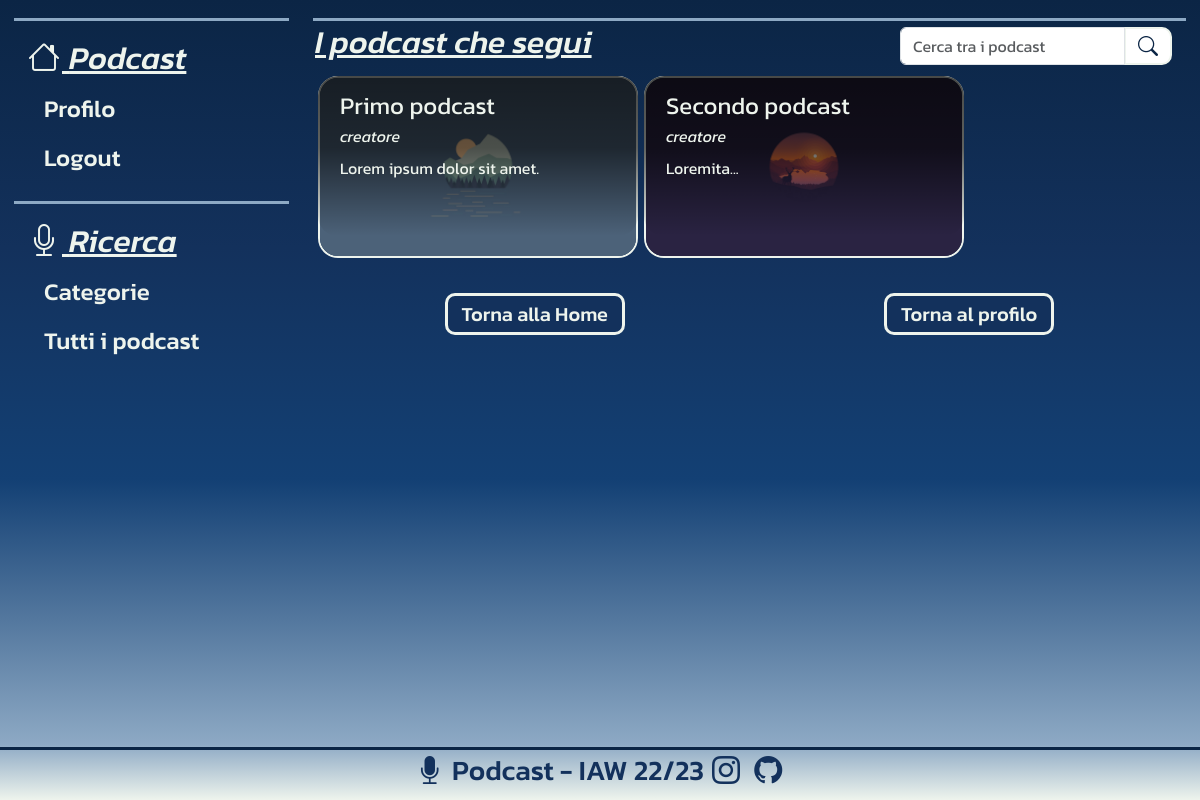
The app's page /profilo/seguiti (signed in) with its own data.
### tables this page shows
CREATE TABLE "seguiti" (
	"id_utente"	INTEGER NOT NULL,
	"id_podcast"	INTEGER NOT NULL,
	FOREIGN KEY("id_podcast") REFERENCES "podcast"("id_podcast") ON DELETE CASCADE,
	FOREIGN KEY("id_utente") REFERENCES "utenti"("id_utente") ON DELETE CASCADE,
	PRIMARY KEY("id_utente","id_podcast")
);

CREATE TABLE "podcast" (
	"id_podcast"	INTEGER NOT NULL,
	"titolo" TEXT NOT NULL,
	"id_utente" INTEGER NOT NULL,
	"descrizione" TEXT NOT NULL,
	"categoria" TEXT NOT NULL,
	"immagine" TEXT NOT NULL,
	"data_creazione" TEXT NOT NULL,
	FOREIGN KEY ("id_utente") REFERENCES "utenti"("id_utente") ON DELETE CASCADE,
	PRIMARY KEY ("id_podcast" AUTOINCREMENT)
);

CREATE TABLE "utenti" (
	"id_utente"	INTEGER,
	"username"	TEXT NOT NULL UNIQUE,
	"email"	TEXT NOT NULL UNIQUE,
	"password"	TEXT NOT NULL,
	"tipo_utente"	INTEGER NOT NULL,
	"immagine_profilo"	TEXT NOT NULL,
	PRIMARY KEY("id_utente" AUTOINCREMENT)
);

### app.py (the view)
@app.route('/profilo/seguiti')
@login_required
def seguiti():
    podcast_seguiti = dao.recupera_seguiti(current_user.get_id())
    return render_template('seguiti.html',
                        num_seguiti=len(podcast_seguiti),
                        podcast_seguiti=podcast_seguiti)

### app.py (called while the page is built)
@login_manager.user_loader
def user_load(id):
    utente_db = dao.recupera_utente_id(id)
    utente = User(id = utente_db['id_utente'],
                    username = utente_db['username'],
                    email = utente_db['email'],
                    password = utente_db['password'],
                    tipo_utente = utente_db['tipo_utente'],
                    immagine_profilo = utente_db['immagine_profilo'])
    return utente

### db_dao.py (called while the page is built)
def recupera_utente_id(id):
    connection = sqlite3.connect(db_path)
    connection.execute("PRAGMA foreign_keys = 1")
    connection.row_factory = sqlite3.Row
    cursor = connection.cursor()
    query = "SELECT * FROM utenti WHERE id_utente = ?"
    cursor.execute(query, (id,))
    utente = cursor.fetchone()
    cursor.close()
    connection.close()
    return utente

def recupera_seguiti(id_utente):
    connection = sqlite3.connect(db_path)
    connection.execute("PRAGMA foreign_keys = 1")
    connection.row_factory = sqlite3.Row
    cursor = connection.cursor()
    query = '''SELECT s.id_utente, u.username, s.id_podcast, p.titolo, p.descrizione, p.categoria, p.immagine, p.data_creazione
            FROM seguiti s, podcast p, utenti u
            WHERE s.id_utente = ? AND s.id_podcast = p.id_podcast AND u.id_utente = p.id_utente
            ORDER BY p.data_creazione DESC'''
    cursor.execute(query, (id_utente, ))
    podcast_seguiti = cursor.fetchall()
    cursor.close()
    connection.close()
    return podcast_seguiti

### user_model.py (called while the page is built)
    def get_id(self):
        return self.id

### templates/seguiti.html (shortened to what this page needs)
{% extends "base.html" %}
{% block css %}
<link rel="stylesheet" href="{{url_for('static', filename='_style-css/Privato/seguiti.css')}}">
{% endblock %}
{% block barra_laterale %}
<header id="navbar-laterale" class="navbar top-border">
    <div class="container-fluid d-flex flex-column align-items-start">
        <a class="clean-link p-0" href="{{ url_for('homepage') }}" title="Homepage">
            <h2 class="frase-titolo">
                <i class="bi bi-house"></i>
                Podcast
            </h2>
        </a>
        {% if current_user.is_authenticated %}
        <h4 class="ps-2 mb-3">
            <a class="home-link" href="{{ url_for('profilo') }}" title="Profilo">Profilo</a>
        </h4>
        <h4 class="ps-2 mb-3"><a class="home-link" href="{{ url_for('logout') }}" title="Logout">Logout</a></h4>
        {% else %}
        <h4 class="ps-2 mb-3"><a class="home-link" href="{{ url_for('registrati') }}" title="Registrati">Registrati</a>
        </h4>
        <h4 class="ps-2 mb-3"><a class="home-link" href="{{ url_for('login') }}" title="Login">Login</a></h4>
        {% endif %}
    </div>
</header>
<aside id="barra-ricerca" class="navbar top-border">
    <div class="container-fluid d-flex flex-column align-items-start">
        <h2 class="frase-titolo">
            <i class="bi bi-mic"></i>
            Ricerca
        </h2>
        <h4 class="ps-2 mb-3">
            <a class="home-link" href="{{ url_for('categorie') }}" title="Categorie">Categorie</a>
        </h4>
        <h4 class="ps-2 mb-3">
            <a class="home-link" href="{{ url_for('tutti_podcast') }}" title="Categorie">Tutti i podcast</a>
        </h4>
    </div>
</aside>
{% endblock %}
{% block contenuto_principale %}
<div class="row m-0 justify-content-evenly align-items-center top-border">
    <h2 class="col m-0 frase-titolo pt-0">I podcast che segui</h2>
    <div class="col-4 input-group w-auto">
        <input id="input-seguiti" type="text" class="form-control" placeholder="Cerca tra i podcast"
            aria-label="cerca podcast" aria-describedby="cerca-podcast" value="">
        <button class="btn-search" type="button" id="cerca-podcast">
            <i id="search-icon" class="fs-5 bi bi-search"></i>
        </button>
    </div>
</div>
{% if num_seguiti != 0 %}
<section class="immagini-podcast d-flex flex-wrap justify-content-start align-items-start">
    {% for podcast in podcast_seguiti %}
    <div class="card tutti-podcast">
        <img src="{{url_for('static', filename=podcast.immagine)}}" class="immagine-podcast card-img"
            alt="{{ podcast.titolo }}">
        <a href="{{ url_for('podcast', id_podcast=podcast.id_podcast) }}">
            <div class="card-img-overlay p-0">
                <div class="card-body">
                    <p class="card-title m-0">{{ podcast.titolo }}</p>
                    <p class="card-subtitle mb-1 fst-italic">{{ podcast.username }}</p>
                    <p class="card-text text-wrap">{{ podcast.descrizione }}</p>
                </div>
            </div>
        </a>
    </div>
    {% endfor %}
    {% else %}
    <h3 class="m-0 mt-3 text-center">Non segui nessun podcast</h3>
    {% endif %}
</section>
<div class="m-0 mt-4 d-flex justify-content-around">
    <a href="{{ url_for('homepage') }}" class="main-link">
        <h5 class="m-0 p-1">Torna alla Home</h5>
    </a>
    <a href="{{ url_for('profilo') }}" class="main-link">
        <h5 class="m-0 p-1">Torna al profilo</h5>
    </a>
</div>
{% endblock %}

### static/_style-css/base.css (style rules this page uses)
:root { --oxford-blue: #0b2545; --prussian-blue: #13315c; --indigo-dye: #134074; --pewter-blue: #8da9c4; --mint-cream: #eef4ed; }
html { height: 100%; overflow: hidden hidden; }
body { font-family: "Kanit", sans-serif !important; color: var(--mint-cream) !important; background: rgb(11, 37, 69); background: linear-gradient( 180deg, rgba(11, 37, 69, 1) 0%, rgba(19, 49, 92, 1) 31%, rgba(19, 64, 116, 1) 60%, rgba(141, 169, 196, 1) 93%, rgba(238, 244, 237, 1) 100% ); min-height: 100%; display: flex; flex-direction: column; }
body * { padding: 2px; }
.clean-link { color: var(--mint-cream); text-decoration: none; }
a.home-link { padding-left: 10px; padding-right: 10px; color: var(--mint-cream); text-decoration: none; border-radius: 10px; transition: 0.3s; }
a.main-link { padding-left: 10px; padding-right: 10px; color: var(--mint-cream); text-decoration: none; border: 3px solid var(--mint-cream); background-color: var(--prussian-blue); border-radius: 10px; transition: 0.3s; }
.top-border { border-top: 3px solid var(--pewter-blue); }
.frase-titolo { padding: 0.5rem 0 0.5rem 0; text-decoration: underline; font-style: italic; }

### static/_style-css/Privato/seguiti.css (style rules this page uses)
div.card { border-width: 0px; padding: 0px; margin: 3px; background: transparent; }
.immagine-podcast { border: 2px solid var(--mint-cream); border-radius: 20px; border-radius: 20px; padding: 0px; max-width: 20rem; max-height: 20rem; object-fit: contain; }
.card-body { border-radius: 20px; padding: 10px 20px 0px 20px; color: var(--mint-cream); min-height: 10rem; background: rgb(0, 0, 0); background: linear-gradient( 180deg, rgba(0, 0, 0, 0.7) 0%, rgba(0, 0, 0, 0.6) 45%, rgba(149, 149, 149, 0) 100% ); }
.card-title { font-size: x-large; }
.card-text { overflow: hidden hidden; }
button { color: var(--mint-cream) !important; border: 2px solid var(--mint-cream); border-radius: 10px; background-color: transparent !important; transition: 0.4s; }
.btn-search { color: var(--oxford-blue) !important; background-color: #fff !important; padding: 0px 10px 0px 10px; }

### records on screen
seguiti: immagine (picture), titolo "Primo podcast", username "creatore", descrizione "Lorem ipsum dolor sit amet."
seguiti: immagine (picture), titolo "Secondo podcast", username "creatore", descrizione "Loremita..."
